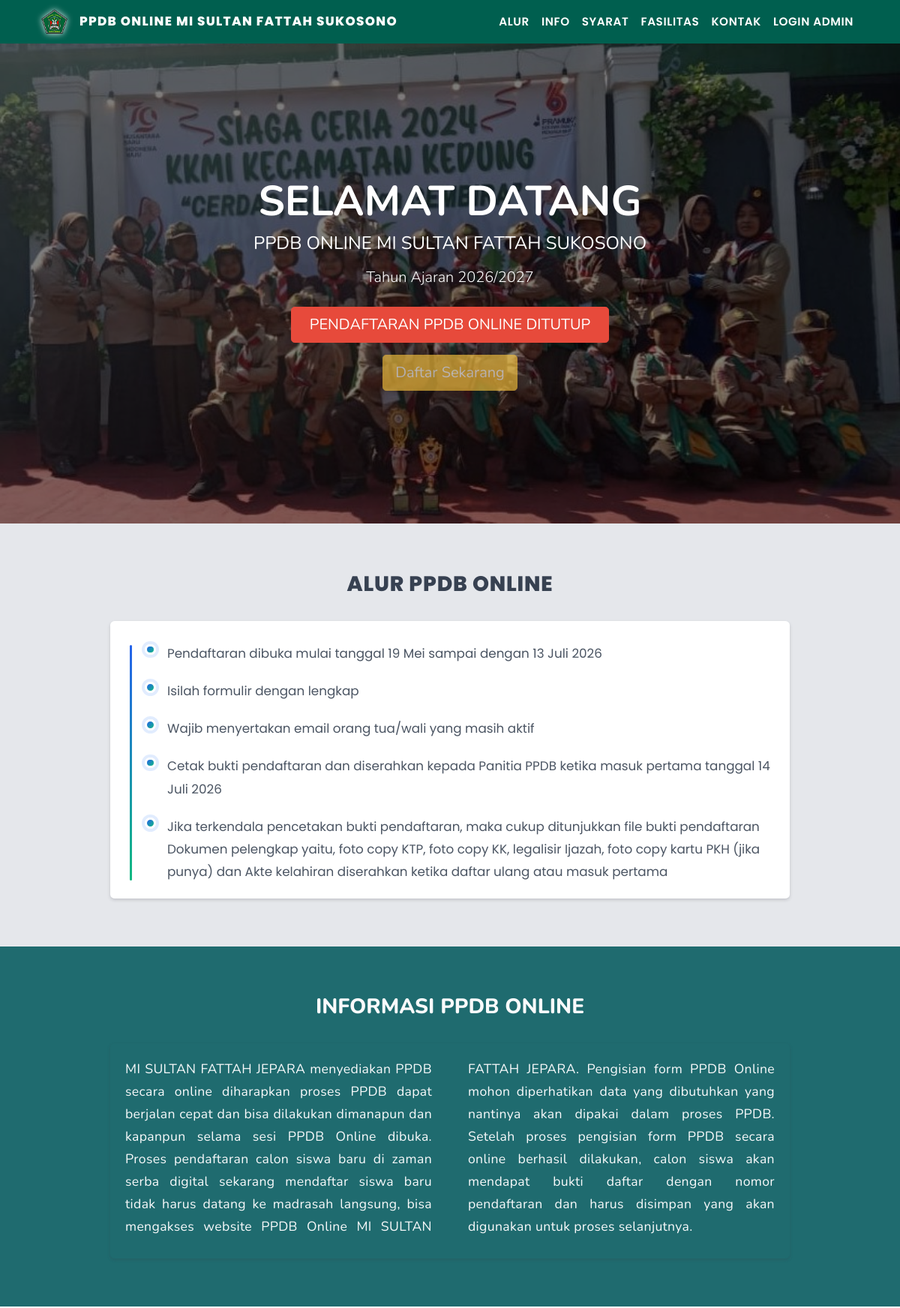
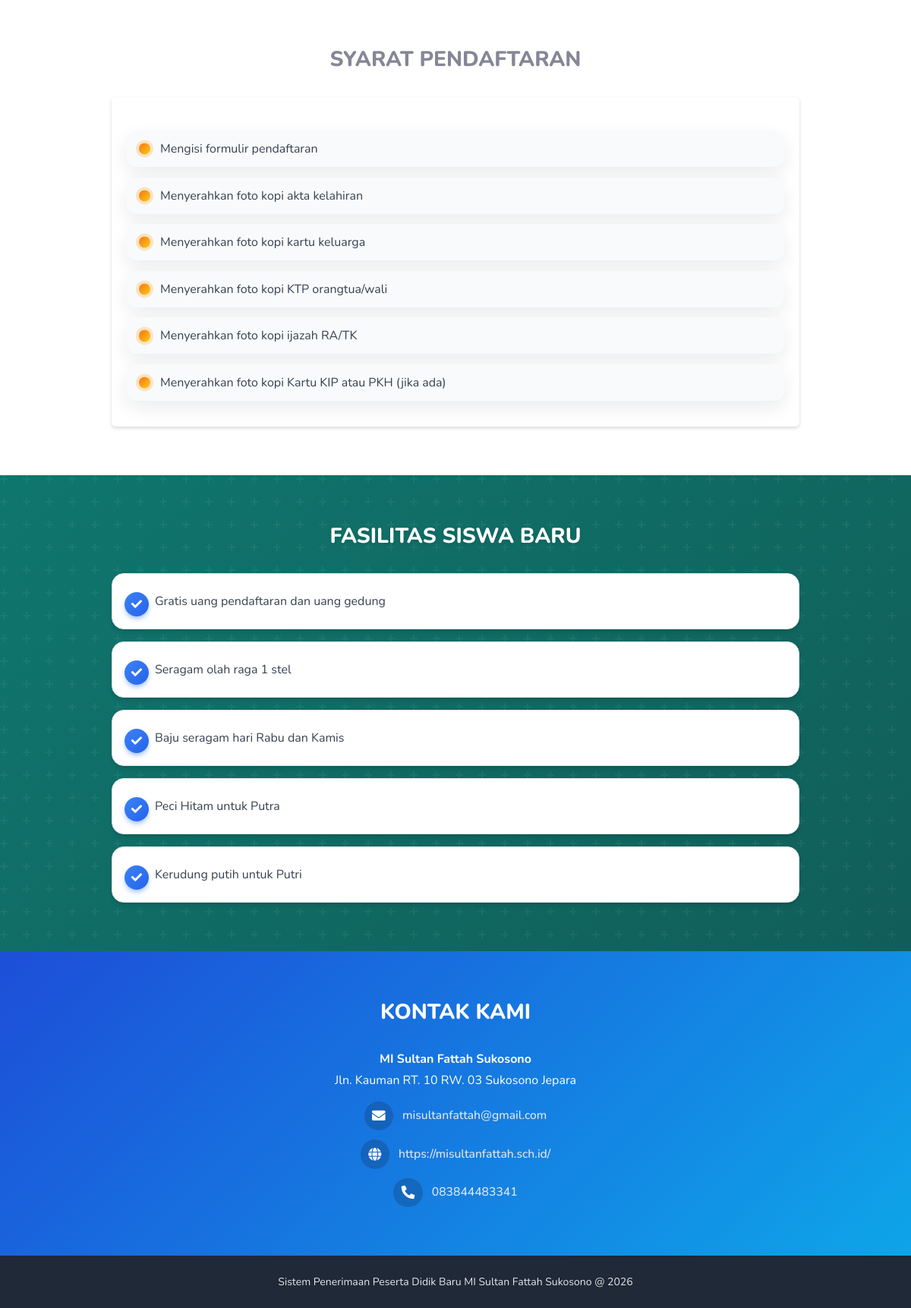
The page / on the database its author committed (2 pictures, top to bottom).
### tables this page shows
CREATE TABLE `madrasah` (
  `id` int unsigned NOT NULL AUTO_INCREMENT,
  `nama` varchar(150) NOT NULL,
  `alamat` text,
  `email` varchar(100) DEFAULT NULL,
  `website` varchar(100) DEFAULT NULL,
  `hp_kepala` varchar(30) DEFAULT NULL,
  `hp_panitia` varchar(30) DEFAULT NULL,
  `logo` varchar(255) DEFAULT NULL,
  `nama_panitia` varchar(150) DEFAULT NULL,
  PRIMARY KEY (`id`)
);

CREATE TABLE `pengaturan` (
  `id` int unsigned NOT NULL AUTO_INCREMENT,
  `nama` varchar(50) NOT NULL,
  `nilai` text NOT NULL,
  PRIMARY KEY (`id`),
  UNIQUE KEY `nama` (`nama`)
);

### config.php (called while the page is built, shortened)
<?php
$db_host = 'localhost';
$db_user = 'root';
$db_pass = '';
$db_name = 'ppdb_2026';
$mysqli = new mysqli($db_host, $db_user, $db_pass, $db_name);
$mysqli->set_charset('utf8mb4');
function base_url(string $path = ''): string
{
    $base = rtrim('http://localhost/ppdb_2026', '/');
    return $base . '/' . ltrim($path, '/');
}
function esc($value): string
{
    if (is_scalar($value)) {
        return htmlspecialchars((string)$value, ENT_QUOTES, 'UTF-8');
    }
    return '';
}
function get_option(string $name, string $default = ''): string
{
    global $mysqli;
    $stmt = $mysqli->prepare('SELECT nilai FROM pengaturan WHERE nama = ? LIMIT 1');
    $stmt->bind_param('s', $name);
    $stmt->execute();
    $stmt->bind_result($nilai);
    if ($stmt->fetch()) {
        return (string)$nilai;
    }
    return $default;
}
function get_ppdb_status(): string
{
    $manual = get_option('status_pendaftaran', 'tutup');
    $start = get_option('pendaftaran_start_at', '');
    $end = get_option('pendaftaran_end_at', '') !== '' ? get_option('pendaftaran_end_at', '') : get_option('pendaftaran_open_until', '');
    $now = time();
    $tsStart = $start !== '' ? strtotime($start) : false;
    $tsEnd = $end !== '' ? strtotime($end) : false;
    if ($tsEnd !== false && $now > $tsEnd) {
        return 'tutup';
    }
    return 'buka';
}

### index.php (the view, shortened to what this page needs)
<?php
require __DIR__ . '/config.php';
$status_pendaftaran = get_ppdb_status();
$info_pendaftaran = get_option('info_pendaftaran', 'Informasi PPDB belum diatur.');
$syarat_pendaftaran = get_option('syarat_pendaftaran', '');
$fasilitas_siswa = get_option('fasilitas_siswa', '');
$alur_pendaftaran = get_option('alur_pendaftaran', '');
$header_background = get_option('header_background', '');
$default_tahun = date('Y') . '/' . (date('Y') + 1);
$tahun_ajaran = get_option('tahun_ajaran', $default_tahun);
$madrasah = [
    'nama' => 'MI SULTAN FATTAH SUKOSONO',
    'alamat' => 'Alamat madrasah belum diatur',
    'email' => '-',
    'website' => '-',
    'hp_kepala' => '-',
    'hp_panitia' => '-',
];
if ($result = $mysqli->query('SELECT * FROM madrasah LIMIT 1')) {
    if ($row = $result->fetch_assoc()) {
        $madrasah = $row;
    }
}
?>
<!DOCTYPE html>
<html lang="id">
<head>
    <link href="assets/vendor/fontawesome-free/css/all.min.css" rel="stylesheet" type="text/css">
    <link href="assets/css/sb-admin-2.min.css" rel="stylesheet">
</head>
<body id="page-top">
    <nav class="navbar navbar-expand-lg navbar-dark sticky-top" style="background-color:#005f4f;">
        <div class="container">
            <a class="navbar-brand" href="#beranda">
                <?php if (!empty($madrasah['logo'])): ?>
                <img src="<?= esc(base_url('uploads/' . $madrasah['logo'])); ?>" alt="Logo" class="navbar-logo">
                <?php endif; ?>
                <span>PPDB ONLINE <?= esc($madrasah['nama']); ?></span>
            </a>
            <div class="collapse navbar-collapse" id="navbarNav">
                <ul class="navbar-nav ml-auto">
                    <li class="nav-item"><a class="nav-link" href="#alur">Alur</a></li>
                    <li class="nav-item"><a class="nav-link" href="#informasi">Info</a></li>
                    <li class="nav-item"><a class="nav-link" href="#syarat">Syarat</a></li>
                    <li class="nav-item"><a class="nav-link" href="#fasilitas">Fasilitas</a></li>
                    <li class="nav-item"><a class="nav-link" href="#kontak">Kontak</a></li>
                    <li class="nav-item"><a class="nav-link" href="<?= esc(base_url('admin/login.php')); ?>" target="_blank" rel="noopener">Login
                            Admin</a></li>
                </ul>
            </div>
        </div>
    </nav>
    <header id="beranda" class="hero"
        style="background: url('<?= esc($header_background !== '' ? base_url('uploads/' . $header_background) : 'assets/img/undraw_posting_photo.svg'); ?>') center center/cover no-repeat;">
        <div class="container hero-inner">
            <h1 class="display-4 font-weight-bold mb-2">SELAMAT DATANG</h1>
            <h2 class="h4 mb-3" style="text-transform: uppercase;">PPDB ONLINE <?= esc($madrasah['nama']); ?></h2>
            <p class="lead mb-4">Tahun Ajaran <?= esc($tahun_ajaran); ?></p>
            <div class="hero-status">
                <?php if ($status_pendaftaran === 'buka') : ?>
                <button class="btn btn-lg btn-danger mb-3 px-4">
                    PENDAFTARAN PPDB ONLINE DIBUKA
                </button>
                <?php else : ?>
                <button class="btn btn-lg btn-danger mb-3 px-4">
                    PENDAFTARAN PPDB ONLINE DITUTUP
                </button>
                <?php endif; ?>
            </div>
            <div>
                <button class="btn btn-lg btn-warning shadow-sm" data-toggle="modal" data-target="#modalDaftar"
                    <?php if ($status_pendaftaran !== 'buka') : ?>disabled<?php endif; ?>>
                    Daftar Sekarang
                </button>
            </div>
        </div>
    </header>
    <section id="alur" class="section" style="background-color:#e5e7eb;">
        <div class="container">
            <h3 class="section-title text-center">Alur PPDB Online</h3>
            <div class="row justify-content-center">
                <div class="col-lg-10">
                    <div class="card shadow-sm border-0">
                        <div class="card-body">
                            <?php if (trim($alur_pendaftaran) !== '') : ?>
                            <div class="alur-timeline">
                                <?= $alur_pendaftaran; ?>
                            </div>
                            <?php else : ?>
                            <p>Alur pendaftaran belum diatur oleh admin.</p>
                            <?php endif; ?>
                        </div>
                    </div>
                </div>
            </div>
        </div>
    </section>
    <section id="informasi" class="section section-info">
        <div class="container">
            <h3 class="section-title text-center">Informasi PPDB Online</h3>
            <div class="row justify-content-center">
                <div class="col-lg-10">
                    <div class="card shadow-sm border-0">
                        <div class="card-body info-text">
                            <?= $info_pendaftaran; ?>
                        </div>
                    </div>
                </div>
            </div>
        </div>
    </section>
    <section id="syarat" class="section">
        <div class="container">
            <h3 class="section-title text-center">Syarat Pendaftaran</h3>
            <div class="row justify-content-center">
                <div class="col-lg-10">
                    <div class="card shadow-sm border-0">
                        <div class="card-body">
                            <?php if (trim($syarat_pendaftaran) !== '') : ?>
                            <div class="syarat-modern">
                                <?= $syarat_pendaftaran; ?>
                            </div>
                            <?php else : ?>
                            <p>Syarat pendaftaran belum diatur oleh admin.</p>
                            <?php endif; ?>
                        </div>
                    </div>
                </div>
            </div>
        </div>
    </section>
    <section id="fasilitas" class="section section-fasilitas">
        <div class="container" style="position: relative; z-index: 1;">
            <h3 class="section-title text-center">Fasilitas Siswa Baru</h3>
            <div class="row justify-content-center">
                <div class="col-lg-10">
                    <?php if (trim($fasilitas_siswa) !== '') : ?>
                    <div class="fasilitas-modern">
                        <?= $fasilitas_siswa; ?>
                    </div>
                    <?php else : ?>
                    <div class="text-center text-white-50">
                        <p>Fasilitas siswa baru belum diatur oleh admin.</p>
                    </div>
                    <?php endif; ?>
                </div>
            </div>
        </div>
    </section>
    <section id="kontak" class="section section-kontak text-white">
        <div class="container">
            <h3 class="section-title text-center">KONTAK KAMI</h3>
            <div class="row justify-content-center">
                <div class="col-lg-8 text-center">
                    <p class="mb-1 font-weight-bold"><?= esc($madrasah['nama']); ?></p>
                    <p class="mb-3"><?= esc($madrasah['alamat']); ?></p>
                    <div class="contact-icons">
                        <?php $hp_umum = $madrasah['hp_panitia'] !== '-' && $madrasah['hp_panitia'] !== '' ? $madrasah['hp_panitia'] : $madrasah['hp_kepala']; ?>
                        <?php if (!empty($madrasah['email']) && $madrasah['email'] !== '-'): ?>
                        <div class="contact-item">
                            <div class="contact-item-icon">
                                <i class="fas fa-envelope"></i>
                            </div>
                            <a href="mailto:<?= esc($madrasah['email']); ?>"><?= esc($madrasah['email']); ?></a>
                        </div>
                        <?php endif; ?>
                        <?php if (!empty($madrasah['website']) && $madrasah['website'] !== '-'): ?>
                        <div class="contact-item">
                            <div class="contact-item-icon">
                                <i class="fas fa-globe"></i>
                            </div>
                            <a href="<?= esc(strpos($madrasah['website'], 'http') === 0 ? $madrasah['website'] : 'http://' . $madrasah['website']); ?>" target="_blank" rel="noopener">
                                <?= esc($madrasah['website']); ?>
                            </a>
                        </div>
                        <?php endif; ?>
                        <?php if (!empty($hp_umum) && $hp_umum !== '-'): ?>
                        <div class="contact-item">
                            <div class="contact-item-icon">
                                <i class="fas fa-phone-alt"></i>
                            </div>
                            <a href="tel:<?= esc($hp_umum); ?>"><?= esc($hp_umum); ?></a>
                        </div>
                        <?php endif; ?>
                    </div>
                </div>
            </div>
        </div>
    </section>
    <footer class="footer text-center">
        <div class="container">
            <span>Sistem Penerimaan Peserta Didik Baru <?= esc($madrasah['nama']); ?> @
                <?= date('Y'); ?></span>
        </div>
    </footer>
</body>
</html>

### rows shown on the page
madrasah: logo (picture), nama "MI SULTAN FATTAH SUKOSONO", nama "MI Sultan Fattah Sukosono", alamat "Jln. Kauman RT. 10 RW. 03 Sukosono Jepara", email "misultanfattah@gmail.com", website "https://misultanfattah.sch.id/", hp_panitia "083844483341"
pengaturan: nilai (picture)
pengaturan: nilai "2026/2027"
pengaturan: nilai "Pendaftaran dibuka mulai tanggal 19 Mei sampai dengan 13 Juli 2026 Isilah formulir dengan lengkap Wajib menyertakan email orang tua/wali yang masih aktif Cetak bukti pendaftaran dan diserahkan kepada Panitia PPDB ketika masuk pertama tanggal 14 Juli 2026 Jika terkendala pencetakan bukti pendaftaran, maka cukup ditunjukkan file bukti pendaftaran Dokumen pelengkap yaitu, foto copy KTP, foto copy KK, legalisir Ijazah, foto copy kartu PKH (jika punya) dan Akte kelahiran diserahkan ketika daftar ulang atau masuk pertama"
pengaturan: nilai "MI SULTAN FATTAH JEPARA menyediakan PPDB secara online diharapkan proses PPDB dapat berjalan cepat dan bisa dilakukan dimanapun dan kapanpun selama sesi PPDB Online dibuka. Proses pendaftaran calon siswa baru di zaman serba digital sekarang mendaftar siswa baru tidak harus datang ke madrasah langsung, bisa mengakses website PPDB Online MI SULTAN FATTAH JEPARA. Pengisian form PPDB Online mohon diperhatikan data yang dibutuhkan yang nantinya akan dipakai dalam proses PPDB. Setelah proses pengisian form PPDB secara online berhasil dilakukan, calon siswa akan mendapat bukti daftar dengan nomor pendaftaran dan harus disimpan yang akan digunakan untuk proses selanjutnya."
pengaturan: nilai "Mengisi formulir pendaftaran Menyerahkan foto kopi akta kelahiran Menyerahkan foto kopi kartu keluarga Menyerahkan foto kopi KTP orangtua/wali Menyerahkan foto kopi ijazah RA/TK Menyerahkan foto kopi Kartu KIP atau PKH (jika ada)"
pengaturan: nilai "Gratis uang pendaftaran dan uang gedung Seragam olah raga 1 stel Baju seragam hari Rabu dan Kamis Peci Hitam untuk Putra Kerudung putih untuk Putri"
